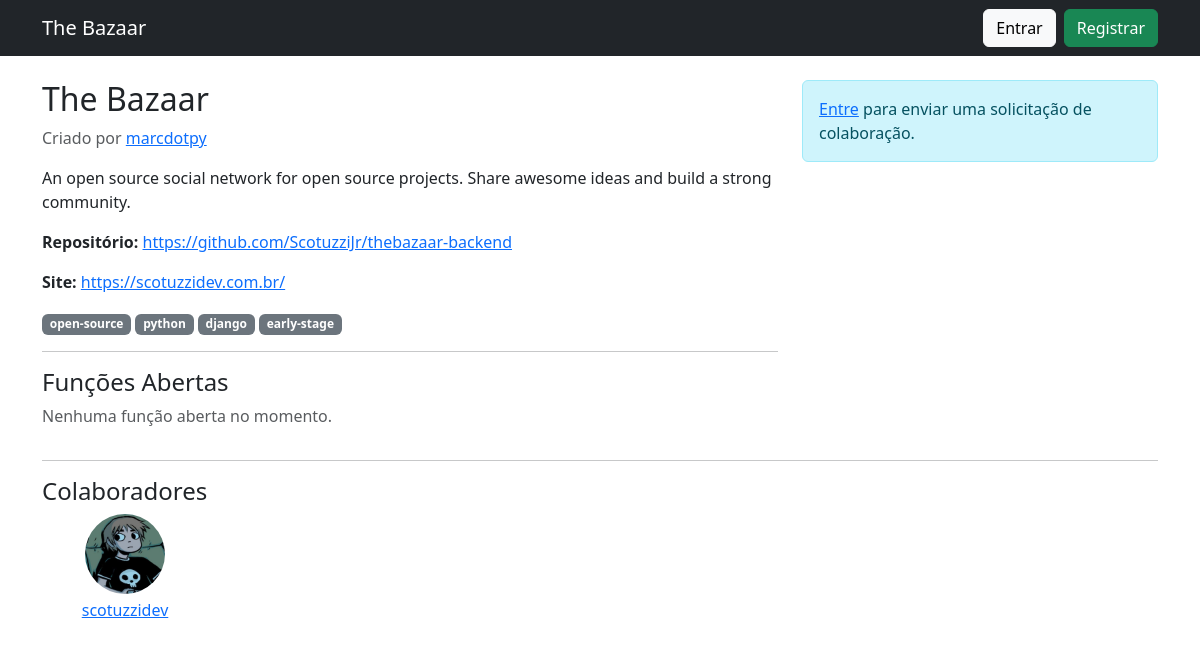
The app's page /project/3/ with its own data.
### projects/models.py (models this page shows, shortened)
class Project(models.Model):
    creator = models.ForeignKey(User, on_delete=models.CASCADE)
    title = models.CharField(max_length=150)
    description = models.TextField()
    repo_url = models.URLField(blank=True)
    website_url = models.URLField(blank=True)
    tags = models.CharField(max_length=200, help_text="Separe por vírgulas")
    created_at = models.DateTimeField(auto_now_add=True)

### accounts/models.py (models this page shows, shortened)
class Profile(models.Model):
    user = models.OneToOneField(User, on_delete=models.CASCADE)
    bio = models.TextField(blank=True)
    avatar = models.ImageField(upload_to='avatars/', blank=True, null=True)
    website = models.URLField(blank=True)
    github = models.URLField(blank=True)
    twitter = models.URLField(blank=True)

### projects/views.py (the view, shortened to what this page needs)
# urls.py: path('project/<int:pk>/', project_views.project_detail, name='project_detail'),
def project_detail(request, pk):
    project = get_object_or_404(Project, pk=pk)
    roles = CollaborationRole.objects.filter(project=project)
    tags = [t.strip() for t in project.tags.split(',')] if project.tags else []
    join_form = JoinRequestForm()
    collaborators = Profile.objects.filter(
        user__project_requests__project=project,
        user__project_requests__status='A'
    ).distinct()
    return render(request, 'projects/project_detail.html', {
        'project': project,
        'roles': roles,
        'tags': tags,
        'join_form': join_form,
        'collaborators': collaborators
    })

### templates/projects/project_detail.html (shortened to what this page needs)
{% extends 'base.html' %}
{% load crispy_forms_tags %}
{% block content %}
<div class="row">
    <div class="col-md-8">
        <h2>{{ project.title }}</h2>
        <p class="text-muted">
            Criado por <a href="{% url 'profile' project.creator.username %}">{{ project.creator.username }}</a>
        </p>
        <p>{{ project.description }}</p>
        {% if project.repo_url %}
            <p><strong>Repositório:</strong> <a href="{{ project.repo_url }}" target="_blank">{{ project.repo_url }}</a></p>
        {% endif %}
        {% if project.website_url %}
            <p><strong>Site:</strong> <a href="{{ project.website_url }}" target="_blank">{{ project.website_url }}</a></p>
        {% endif %}
        {% if tags %}
            <p>
                {% for tag in tags %}
                    <span class="badge bg-secondary">{{ tag }}</span>
                {% endfor %}
            </p>
        {% endif %}
        <hr>
        <h4>Funções Abertas</h4>
        {% if roles %}
            <ul>
                {% for role in roles %}
                    <li><strong>{{ role.get_role_display }}</strong>: {{ role.description }}</li>
                {% endfor %}
            </ul>
        {% else %}
            <p class="text-muted">Nenhuma função aberta no momento.</p>
        {% endif %}
    </div>
    <div class="col-md-4">
        {% if user.is_authenticated %}
            <div class="card">
                <div class="card-body">
                    <h5>Quero colaborar</h5>
                    <form method="post">
                        {% csrf_token %}
                        {{ join_form|crispy }}
                        <button class="btn btn-success w-100">Enviar Solicitação</button>
                    </form>
                </div>
            </div>
        {% else %}
            <div class="alert alert-info">
                <a href="{% url 'login' %}">Entre</a> para enviar uma solicitação de colaboração.
            </div>
        {% endif %}
    </div>
</div>
<hr>
<h4>Colaboradores</h4>
<div class="row">
    {% for profile in collaborators %}
        <div class="col-md-2 col-4 text-center mb-3">
            <a href="{% url 'profile' profile.user.username %}">
                {% if profile.avatar %}
                    <img src="{{ profile.avatar.url }}" class="img-fluid rounded-circle mb-1" style="width:80px; height:80px; object-fit:cover;">
                {% else %}
                    <img src="https://via.placeholder.com/80" class="img-fluid rounded-circle mb-1">
                {% endif %}
                <div>{{ profile.user.username }}</div>
            </a>
        </div>
    {% empty %}
        <p class="text-muted">Nenhum colaborador aprovado ainda.</p>
    {% endfor %}
</div>
{% endblock %}

### templates/base.html (shortened to what this page needs)
{% load static %}
{% load crispy_forms_tags %}
<!DOCTYPE html>
<html lang="pt-BR">
<head>
    <link href="https://cdn.jsdelivr.net/npm/bootstrap@5.3.2/dist/css/bootstrap.min.css" rel="stylesheet">
</head>
<body>
<nav class="navbar navbar-expand-lg navbar-dark bg-dark mb-4">
  <div class="container">
    <a class="navbar-brand" href="{% url 'project_list' %}">The Bazaar</a>
    <div class="d-flex">
      {% if user.is_authenticated %}
        <a href="{% url 'profile' user.username %}" class="btn btn-outline-light me-2">{{ user.username }}</a>
        <a href="{% url 'project_create' %}" class="btn btn-success me-2">Novo Projeto</a>
        <a href="{% url 'logout' %}" class="btn btn-danger">Sair</a>
      {% else %}
        <a href="{% url 'login' %}" class="btn btn-light me-2">Entrar</a>
        <a href="{% url 'register' %}" class="btn btn-success">Registrar</a>
      {% endif %}
    </div>
  </div>
</nav>
<div class="container">
    {% block content %}{% endblock %}
</div>
</body>
</html>

### records on screen
Project: title "The Bazaar", creator.username "marcdotpy", description "An open source social network for open source projects. Share awesome ideas and build a strong community.", repo_url "https://github.com/ScotuzziJr/thebazaar-backend", website_url "https://scotuzzidev.com.br/"
Profile: avatar (picture), user.username "scotuzzidev"

### other values on screen
{{ tag }} "open-source" "python" "django" "early-stage"
